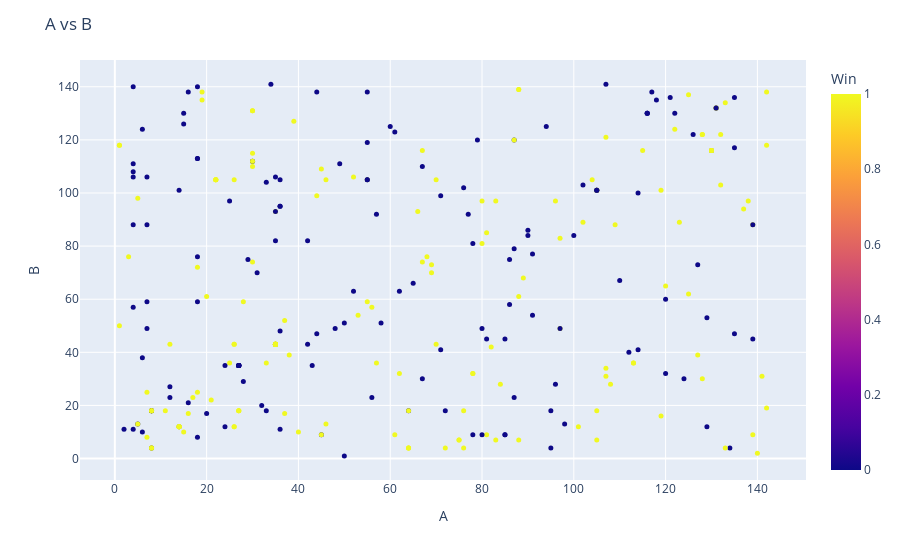

Notebook source saved alongside this figure:
### Code cell
# Plot A vs B
fig = px.scatter(df_train, x='A', y='B', color='Win')
fig.update_traces(marker=dict(size=5))
fig.update_layout(title='A vs B', xaxis_title='A', yaxis_title='B')
fig.show()

### Figure 1 — Plotly figure (JSON) as saved in the notebook; plotly's stock layout.template omitted (floating-point values rounded to 4 significant figures; data arrays with more than 128 entries replaced by an {"elided": "..."} marker saying what was removed)
{"data": [{"hovertemplate": "A=%{x}<br>B=%{y}<br>Win=%{marker.color}<extra></extra>", "legendgroup": "", "marker": {"color": {"elided": "318 int values"}, "coloraxis": "coloraxis", "size": 5, "symbol": "circle"}, "mode": "markers", "name": "", "orientation": "v", "showlegend": false, "type": "scatter", "x": {"elided": "318 int values"}, "xaxis": "x", "y": {"elided": "318 int values"}, "yaxis": "y"}], "layout": {"coloraxis": {"colorbar": {"title": {"text": "Win"}}, "colorscale": [[0, "#0d0887"], [0.1111, "#46039f"], [0.2222, "#7201a8"], [0.3333, "#9c179e"], [0.4444, "#bd3786"], [0.5556, "#d8576b"], [0.6667, "#ed7953"], [0.7778, "#fb9f3a"], [0.8889, "#fdca26"], [1, "#f0f921"]]}, "legend": {"tracegroupgap": 0}, "margin": {"t": 60}, "title": {"text": "A vs B"}, "xaxis": {"anchor": "y", "domain": [0, 1], "title": {"text": "A"}}, "yaxis": {"anchor": "x", "domain": [0, 1], "title": {"text": "B"}}}}
